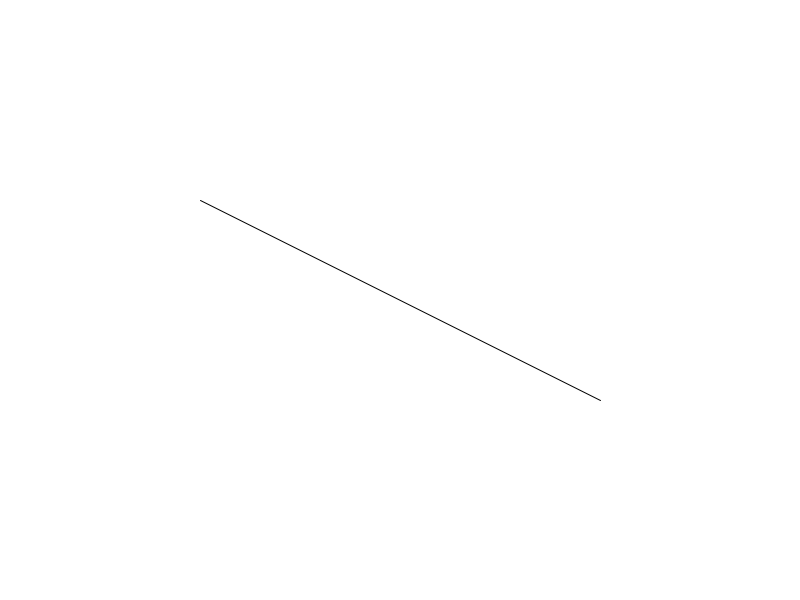
Frame 1 (no input)
Frame 60 (the mouse pressed at the canvas centre just before this capture): identical to frame 1, image omitted
Frame 120 (the mouse held since frame 60 and released just before this capture): identical to frame 1, image omitted

The Processing sketch that drew this single still picture (run headless with seeded random() and noise(); from frame 60 on, the mouse is pressed at the canvas centre):

// Processing sketch: sample02_01
// ── sample02_01.pde
void setup() {
  size(800, 600);
  stroke(0);
}

void draw() {
  background(255);
  line(200, 200, 600, 400);
}
